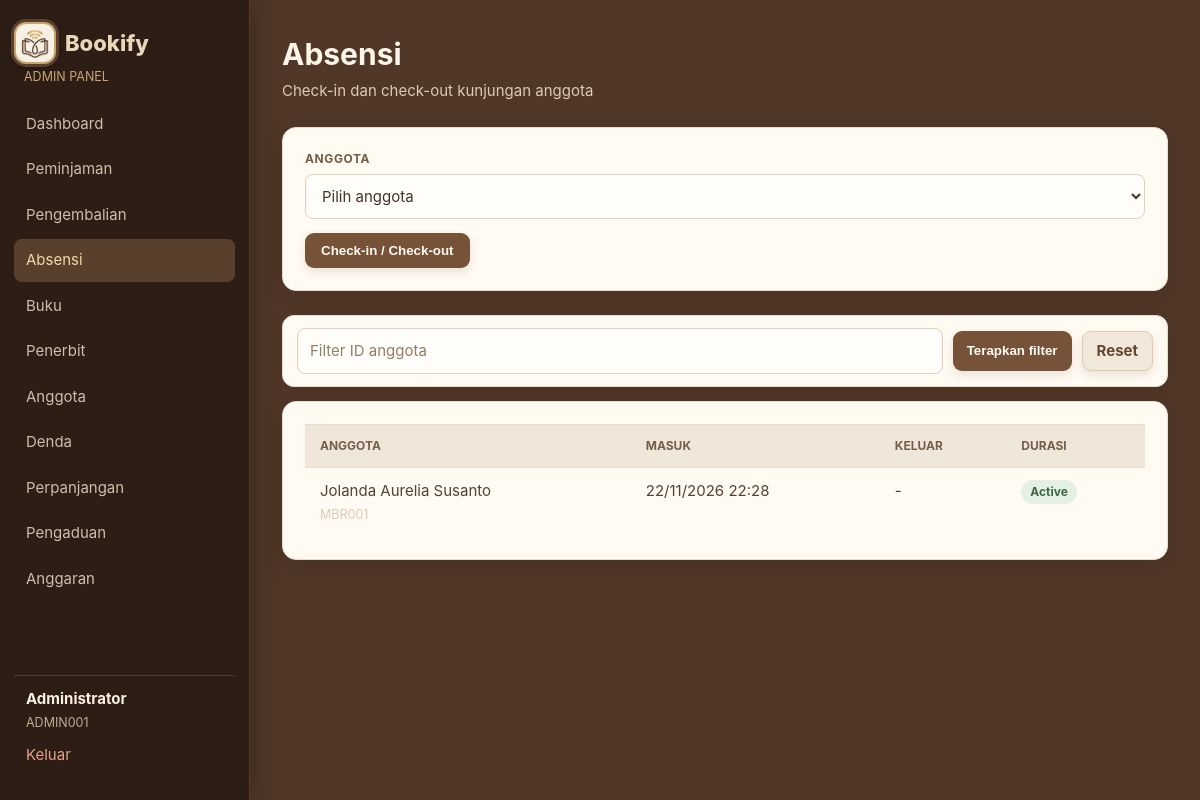
/admin/attendance.php (signed in), run on the app's committed database.
### tables this page shows
CREATE TABLE attendances (
    id INTEGER PRIMARY KEY AUTOINCREMENT, user_id INTEGER NOT NULL, check_in TEXT NOT NULL DEFAULT CURRENT_TIMESTAMP,
    check_out TEXT, duration INTEGER, created_at TEXT NOT NULL DEFAULT CURRENT_TIMESTAMP,
    FOREIGN KEY (user_id) REFERENCES users(id)
);

CREATE TABLE users (
    id INTEGER PRIMARY KEY AUTOINCREMENT, member_id TEXT NOT NULL UNIQUE, name TEXT NOT NULL,
    email TEXT NOT NULL UNIQUE, phone TEXT, gender TEXT, address TEXT, password TEXT NOT NULL,
    role TEXT NOT NULL DEFAULT 'member', status TEXT NOT NULL DEFAULT 'active',
    created_at TEXT NOT NULL DEFAULT CURRENT_TIMESTAMP, updated_at TEXT NOT NULL DEFAULT CURRENT_TIMESTAMP
, photo_path TEXT, nik TEXT);

### admin/attendance.php (the view, shortened to what this page needs)
<?php
require_once __DIR__ . '/../includes/layout.php'; require_admin();
$memberId = trim($_GET['member_id'] ?? '');
$data = rows('SELECT a.*,u.name,u.member_id FROM attendances a JOIN users u ON u.id=a.user_id WHERE u.member_id LIKE ? ORDER BY a.check_in DESC LIMIT 100', ['%' . $memberId . '%']);
?>
<section class="modal"><form method="post"><div class="form-row"><label>Anggota</label><select name="member_id" required><option value="">Pilih anggota</option></select></div><button>Check-in / Check-out</button></form></section>
<form class="card admin-id-search" method="get"><input name="member_id" value="<?= e($memberId) ?>" placeholder="Filter ID anggota"><button type="submit">Terapkan filter</button><a class="button secondary" href="<?= e(url('admin/attendance.php')) ?>">Reset</a></form>
<section class="card table-card"><table><thead><tr><th>Anggota</th><th>Masuk</th><th>Keluar</th><th>Durasi</th></tr></thead><tbody><?php foreach ($data as $row): ?><tr><td><?= e($row['name']) ?><br><small class="muted"><?= e($row['member_id']) ?></small></td><td><?= date_id($row['check_in'], true) ?></td><td><?= date_id($row['check_out'], true) ?></td><td><?= $row['duration'] === null ? status_badge('active') : e($row['duration'] . ' menit') ?></td></tr><?php endforeach; ?><?php if (!$data): ?><tr><td colspan="4" class="muted">Tidak ada data absensi.</td></tr><?php endif; ?></tbody></table></section>

### includes/bootstrap.php (shortened to what this page needs)
<?php
function base_url(string $path = ''): string
{
    $script = rawurldecode($_SERVER['SCRIPT_NAME'] ?? '');
    $marker = '/versiphp/';
    $position = stripos($script, $marker);
    $base = $position === false ? '' : substr($script, 0, $position + strlen($marker) - 1);
    return $base . ($path === '' ? '/' : '/' . ltrim($path, '/'));
}
function url(string $path = ''): string
{
    return base_url($path);
}
function e(mixed $value): string
{
    return htmlspecialchars((string) $value, ENT_QUOTES, 'UTF-8');
}
function pdo(): PDO
{
    static $pdo = null;
    if ($pdo instanceof PDO) {
        return $pdo;
    }
    $pdo = new PDO('sqlite:' . DB_FILE);
    $pdo->setAttribute(PDO::ATTR_ERRMODE, PDO::ERRMODE_EXCEPTION);
    $pdo->setAttribute(PDO::ATTR_DEFAULT_FETCH_MODE, PDO::FETCH_ASSOC);
    $pdo->exec('PRAGMA foreign_keys = ON');
    initialise_database($pdo);
    return $pdo;
}
function initialise_database(PDO $db): void
{
    $userColumns = array_column($db->query('PRAGMA table_info(users)')->fetchAll(), 'name');
    $db->exec("UPDATE users SET address=address||', Semarang' WHERE email IN ('andi@email.com','sari@email.com','budi@email.com','lina@email.com','reza@email.com') AND address IS NOT NULL AND address NOT LIKE '%Semarang%'");
    $db->exec("UPDATE users SET address='Perpustakaan Bookify, Semarang' WHERE member_id='ADMIN001' AND address='Perpustakaan Bookify'");
    $db->exec("UPDATE publishers SET location='Semarang' WHERE name IN ('Gramedia Pustaka Utama','Erlangga','Mizan','Kompas') AND location IN ('Jakarta','Bandung')");
    $bookColumns = array_column($db->query('PRAGMA table_info(books)')->fetchAll(), 'name');
    $borrowingColumns = array_column($db->query('PRAGMA table_info(borrowings)')->fetchAll(), 'name');
    $extensionColumns = array_column($db->query('PRAGMA table_info(extensions)')->fetchAll(), 'name');
    $complaintColumns = array_column($db->query('PRAGMA table_info(complaints)')->fetchAll(), 'name');
    if ((int) $db->query('SELECT COUNT(*) FROM users')->fetchColumn() === 0) {
        seed_database($db);
    }
    $seedMigration=$db->prepare('SELECT 1 FROM app_migrations WHERE name=?');
    $seedMigration->execute(['member_mbr001_ongoing_loan_v1']);
    $hideExample=$db->prepare('SELECT 1 FROM app_migrations WHERE name=?');
    $hideExample->execute(['hide_mbr001_bk004_history_v1']);
}
function rows(string $query, array $params = []): array
{
    $statement = pdo()->prepare($query);
    $statement->execute($params);
    return $statement->fetchAll();
}
function status_badge(string $status): string
{
    return '<span class="badge badge-' . e($status) . '">' . e(ucfirst($status)) . '</span>';
}
function date_id(?string $value, bool $withTime = false): string
{
    if (!$value) { return '-'; }
    $time = strtotime($value);
    return date($withTime ? 'd/m/Y H:i' : 'd/m/Y', $time);
}

### data on the page
attendances: user.name "Jolanda Aurelia Susanto", user.member_id "MBR001", check_in "22/11/2026 22:28", check_out "-"

### other printed values
$label "Dashboard"
$label "Peminjaman"
$label "Pengembalian"
$label "Absensi"
$label "Buku"
$label "Penerbit"
$label "Anggota"
$label "Denda"
$label "Perpanjangan"
$label "Pengaduan"
$label "Anggaran"
$user['name'] "Administrator"
$user['member_id'] "ADMIN001"
$title "Absensi"
$subtitle "Check-in dan check-out kunjungan anggota"
